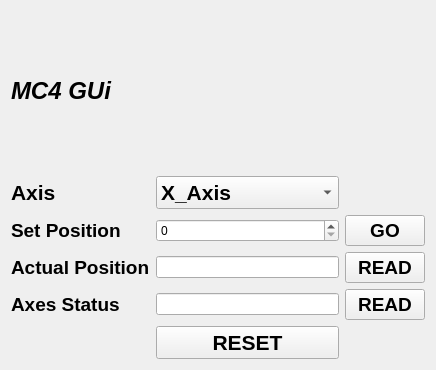
<?xml version="1.0" encoding="UTF-8"?>
<ui version="4.0">
 <class>Widget</class>
 <widget class="QWidget" name="Widget">
  <property name="geometry">
   <rect>
    <x>0</x>
    <y>0</y>
    <width>436</width>
    <height>370</height>
   </rect>
  </property>
  <property name="windowTitle">
   <string>Widget</string>
  </property>
  <layout class="QVBoxLayout" name="verticalLayout">
   <item>
    <widget class="QLabel" name="label_5">
     <property name="minimumSize">
      <size>
       <width>150</width>
       <height>50</height>
      </size>
     </property>
     <property name="font">
      <font>
       <pointsize>18</pointsize>
       <italic>true</italic>
       <bold>true</bold>
      </font>
     </property>
     <property name="text">
      <string>MC4 GUi</string>
     </property>
    </widget>
   </item>
   <item>
    <layout class="QGridLayout" name="gridLayout">
     <item row="0" column="0">
      <widget class="QLabel" name="label">
       <property name="font">
        <font>
         <pointsize>16</pointsize>
         <bold>true</bold>
        </font>
       </property>
       <property name="text">
        <string>Axis</string>
       </property>
      </widget>
     </item>
     <item row="0" column="1">
      <widget class="QComboBox" name="cbAxes">
       <property name="font">
        <font>
         <pointsize>16</pointsize>
         <bold>true</bold>
        </font>
       </property>
       <item>
        <property name="text">
         <string>X_Axis</string>
        </property>
       </item>
       <item>
        <property name="text">
         <string>Y_Axis</string>
        </property>
       </item>
       <item>
        <property name="text">
         <string>Z_Axis</string>
        </property>
       </item>
       <item>
        <property name="text">
         <string>W_Axis</string>
        </property>
       </item>
      </widget>
     </item>
     <item row="1" column="0">
      <widget class="QLabel" name="label_2">
       <property name="font">
        <font>
         <pointsize>14</pointsize>
         <bold>true</bold>
        </font>
       </property>
       <property name="text">
        <string>Set Position</string>
       </property>
      </widget>
     </item>
     <item row="1" column="2">
      <widget class="QPushButton" name="btGoPos">
       <property name="font">
        <font>
         <pointsize>14</pointsize>
         <bold>true</bold>
        </font>
       </property>
       <property name="text">
        <string>GO</string>
       </property>
      </widget>
     </item>
     <item row="2" column="0">
      <widget class="QLabel" name="label_3">
       <property name="font">
        <font>
         <pointsize>14</pointsize>
         <bold>true</bold>
        </font>
       </property>
       <property name="text">
        <string>Actual Position</string>
       </property>
      </widget>
     </item>
     <item row="2" column="1">
      <widget class="QLineEdit" name="readPosition"/>
     </item>
     <item row="2" column="2">
      <widget class="QPushButton" name="btReadPos">
       <property name="font">
        <font>
         <pointsize>14</pointsize>
         <bold>true</bold>
        </font>
       </property>
       <property name="text">
        <string>READ</string>
       </property>
      </widget>
     </item>
     <item row="3" column="0">
      <widget class="QLabel" name="label_4">
       <property name="font">
        <font>
         <pointsize>14</pointsize>
         <bold>true</bold>
        </font>
       </property>
       <property name="text">
        <string>Axes Status</string>
       </property>
      </widget>
     </item>
     <item row="3" column="1">
      <widget class="QLineEdit" name="readStatus"/>
     </item>
     <item row="3" column="2">
      <widget class="QPushButton" name="btReadStat">
       <property name="font">
        <font>
         <pointsize>14</pointsize>
         <bold>true</bold>
        </font>
       </property>
       <property name="text">
        <string>READ</string>
       </property>
      </widget>
     </item>
     <item row="4" column="1">
      <widget class="QPushButton" name="btReset">
       <property name="font">
        <font>
         <pointsize>16</pointsize>
         <bold>true</bold>
        </font>
       </property>
       <property name="text">
        <string>RESET</string>
       </property>
      </widget>
     </item>
     <item row="1" column="1">
      <widget class="QSpinBox" name="sbSetPosition"/>
     </item>
    </layout>
   </item>
  </layout>
 </widget>
 <resources/>
 <connections/>
</ui>
